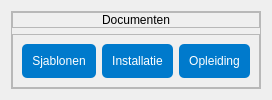
                     <widget class="QWidget" name="MenuCompilerPage">
                      <layout class="QVBoxLayout" name="verticalLayout_20">
                       <item>
                        <widget class="QFrame" name="frame_29">
                         <property name="styleSheet">
                          <string notr="true">QPushButton {	
	background-position: left center;
    background-repeat: no-repeat;
	border: none;
	background-color: #007ACC;
	padding: 10px;
	color:#fff;
border-radius:5px;
}
QPushButton:hover {
	background-color: #0061B0;
}
QPushButton:pressed {	
	background-color: #0061B0;
	color: rgb(255, 255, 255);
}</string>
                         </property>
                         <property name="frameShape">
                          <enum>QFrame::StyledPanel</enum>
                         </property>
                         <property name="frameShadow">
                          <enum>QFrame::Raised</enum>
                         </property>
                         <layout class="QVBoxLayout" name="verticalLayout_38">
                          <property name="leftMargin">
                           <number>0</number>
                          </property>
                          <property name="topMargin">
                           <number>0</number>
                          </property>
                          <property name="rightMargin">
                           <number>0</number>
                          </property>
                          <property name="bottomMargin">
                           <number>0</number>
                          </property>
                          <item>
                           <widget class="QFrame" name="frame_30">
                            <property name="maximumSize">
                             <size>
                              <width>16777215</width>
                              <height>50</height>
                             </size>
                            </property>
                            <property name="frameShape">
                             <enum>QFrame::StyledPanel</enum>
                            </property>
                            <property name="frameShadow">
                             <enum>QFrame::Raised</enum>
                            </property>
                            <layout class="QVBoxLayout" name="verticalLayout_39">
                             <property name="spacing">
                              <number>0</number>
                             </property>
                             <property name="leftMargin">
                              <number>0</number>
                             </property>
                             <property name="topMargin">
                              <number>0</number>
                             </property>
                             <property name="rightMargin">
                              <number>0</number>
                             </property>
                             <property name="bottomMargin">
                              <number>0</number>
                             </property>
                             <item>
                              <widget class="QLabel" name="label_76">
                               <property name="styleSheet">
                                <string notr="true">font: 75 20pt &quot;Roboto Condensed&quot;;</string>
                               </property>
                               <property name="text">
                                <string>Documenten</string>
                               </property>
                               <property name="alignment">
                                <set>Qt::AlignCenter</set>
                               </property>
                              </widget>
                             </item>
                            </layout>
                           </widget>
                          </item>
                          <item>
                           <widget class="QFrame" name="frame_31">
                            <property name="frameShape">
                             <enum>QFrame::StyledPanel</enum>
                            </property>
                            <property name="frameShadow">
                             <enum>QFrame::Raised</enum>
                            </property>
                            <layout class="QHBoxLayout" name="horizontalLayout_15">
                             <item>
                              <widget class="QPushButton" name="btnSijabConen">
                               <property name="cursor">
                                <cursorShape>PointingHandCursor</cursorShape>
                               </property>
                               <property name="text">
                                <string>Sjablonen</string>
                               </property>
                              </widget>
                             </item>
                             <item>
                              <widget class="QPushButton" name="btnInstelli">
                               <property name="cursor">
                                <cursorShape>PointingHandCursor</cursorShape>
                               </property>
                               <property name="text">
                                <string>Installatie</string>
                               </property>
                              </widget>
                             </item>
                             <item>
                              <widget class="QPushButton" name="btnOpleiding">
                               <property name="cursor">
                                <cursorShape>PointingHandCursor</cursorShape>
                               </property>
                               <property name="styleSheet">
                                <string notr="true"/>
                               </property>
                               <property name="text">
                                <string>Opleiding</string>
                               </property>
                              </widget>
                             </item>
                            </layout>
                           </widget>
                          </item>
                         </layout>
                        </widget>
                       </item>
                      </layout>
                     </widget>
